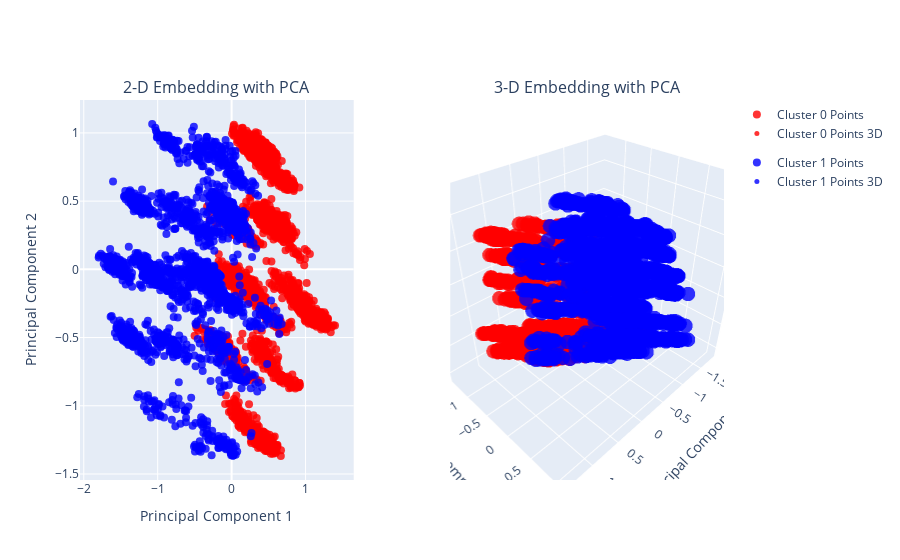
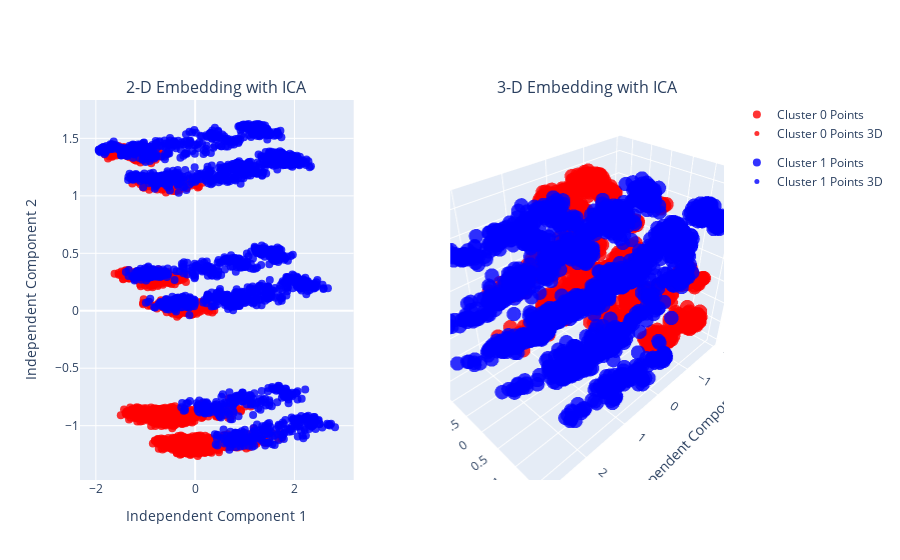
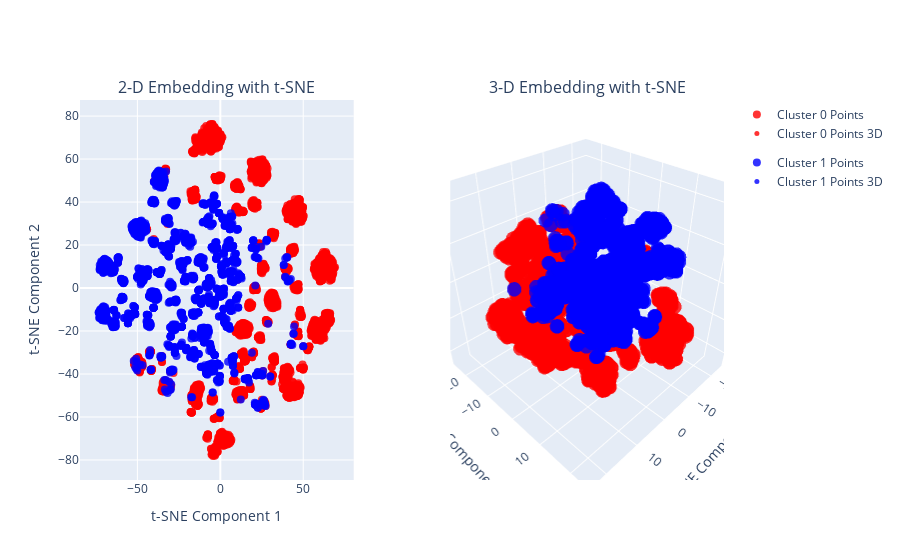

The notebook cell saved with these charts, in order:
### Code cell
# Perform k-means clustering
kmeans = KMedoids(n_clusters=2, random_state=42)
kmeans.fit(custom_dist)
kmeans_clusters2 = kmeans.predict(custom_dist)


# Perform k-means clustering
kmeans = KMedoids(n_clusters=3, random_state=42)
kmeans.fit(custom_dist)
kmeans_clusters3 = kmeans.predict(custom_dist)

# Perform k-means clustering
kmeans = KMedoids(n_clusters=4, random_state=42)
kmeans.fit(custom_dist)
kmeans_clusters4 = kmeans.predict(custom_dist)

# Choose the optimal number of clusters
cluster_results = {}
cluster_results[2] = kmeans_clusters2
cluster_results[3] = kmeans_clusters3
cluster_results[4] = kmeans_clusters4
final_k = get_optimal_k_voting(X, cluster_results, custom_dist)

# Visualize the clustering results
#visualize_cluster(X, cluster_results[final_k])

### Figure 1 — Plotly figure (JSON) as saved in the notebook; plotly's stock layout.template omitted (floating-point values rounded to 4 significant figures; data arrays with more than 128 entries replaced by an {"elided": "..."} marker saying what was removed)
{"data": [{"legendgroup": "group0", "marker": {"color": "red", "opacity": 0.8, "size": 8}, "mode": "markers", "name": "Cluster 0 Points", "showlegend": true, "type": "scatter", "x": {"elided": "2801 float values"}, "xaxis": "x", "y": {"elided": "2801 float values"}, "yaxis": "y"}, {"legendgroup": "group0", "marker": {"color": "red", "opacity": 0.8, "size": 5}, "mode": "markers", "name": "Cluster 0 Points 3D", "showlegend": true, "type": "scatter3d", "x": {"elided": "2801 float values"}, "y": {"elided": "2801 float values"}, "z": {"elided": "2801 float values"}}, {"legendgroup": "group1", "marker": {"color": "blue", "opacity": 0.8, "size": 8}, "mode": "markers", "name": "Cluster 1 Points", "showlegend": true, "type": "scatter", "x": {"elided": "2199 float values"}, "xaxis": "x", "y": {"elided": "2199 float values"}, "yaxis": "y"}, {"legendgroup": "group1", "marker": {"color": "blue", "opacity": 0.8, "size": 5}, "mode": "markers", "name": "Cluster 1 Points 3D", "showlegend": true, "type": "scatter3d", "x": {"elided": "2199 float values"}, "y": {"elided": "2199 float values"}, "z": {"elided": "2199 float values"}}], "layout": {"annotations": [{"font": {"size": 16}, "showarrow": false, "text": "2-D Embedding with PCA", "x": 0.2125, "xanchor": "center", "xref": "paper", "y": 1, "yanchor": "bottom", "yref": "paper"}, {"font": {"size": 16}, "showarrow": false, "text": "3-D Embedding with PCA", "x": 0.7875, "xanchor": "center", "xref": "paper", "y": 1, "yanchor": "bottom", "yref": "paper"}], "scene": {"domain": {"x": [0.575, 1], "y": [0, 1]}, "xaxis": {"title": {"text": "Principal Component 1"}}, "yaxis": {"title": {"text": "Principal Component 2"}}, "zaxis": {"title": {"text": "Principal Component 3"}}}, "xaxis": {"anchor": "y", "domain": [0, 0.425], "title": {"text": "Principal Component 1"}}, "yaxis": {"anchor": "x", "domain": [0, 1], "title": {"text": "Principal Component 2"}}}}

### Figure 2 — Plotly figure (JSON) as saved in the notebook; plotly's stock layout.template omitted (floating-point values rounded to 4 significant figures; data arrays with more than 128 entries replaced by an {"elided": "..."} marker saying what was removed)
{"data": [{"legendgroup": "group0", "marker": {"color": "red", "opacity": 0.8, "size": 8}, "mode": "markers", "name": "Cluster 0 Points", "showlegend": true, "type": "scatter", "x": {"elided": "2801 float values"}, "xaxis": "x", "y": {"elided": "2801 float values"}, "yaxis": "y"}, {"legendgroup": "group0", "marker": {"color": "red", "opacity": 0.8, "size": 5}, "mode": "markers", "name": "Cluster 0 Points 3D", "showlegend": true, "type": "scatter3d", "x": {"elided": "2801 float values"}, "y": {"elided": "2801 float values"}, "z": {"elided": "2801 float values"}}, {"legendgroup": "group1", "marker": {"color": "blue", "opacity": 0.8, "size": 8}, "mode": "markers", "name": "Cluster 1 Points", "showlegend": true, "type": "scatter", "x": {"elided": "2199 float values"}, "xaxis": "x", "y": {"elided": "2199 float values"}, "yaxis": "y"}, {"legendgroup": "group1", "marker": {"color": "blue", "opacity": 0.8, "size": 5}, "mode": "markers", "name": "Cluster 1 Points 3D", "showlegend": true, "type": "scatter3d", "x": {"elided": "2199 float values"}, "y": {"elided": "2199 float values"}, "z": {"elided": "2199 float values"}}], "layout": {"annotations": [{"font": {"size": 16}, "showarrow": false, "text": "2-D Embedding with ICA", "x": 0.2125, "xanchor": "center", "xref": "paper", "y": 1, "yanchor": "bottom", "yref": "paper"}, {"font": {"size": 16}, "showarrow": false, "text": "3-D Embedding with ICA", "x": 0.7875, "xanchor": "center", "xref": "paper", "y": 1, "yanchor": "bottom", "yref": "paper"}], "scene": {"domain": {"x": [0.575, 1], "y": [0, 1]}, "xaxis": {"title": {"text": "Independent Component 1"}}, "yaxis": {"title": {"text": "Independent Component 2"}}, "zaxis": {"title": {"text": "Independent Component 3"}}}, "xaxis": {"anchor": "y", "domain": [0, 0.425], "title": {"text": "Independent Component 1"}}, "yaxis": {"anchor": "x", "domain": [0, 1], "title": {"text": "Independent Component 2"}}}}

### Figure 3 — Plotly figure (JSON) as saved in the notebook; plotly's stock layout.template omitted (floating-point values rounded to 4 significant figures; data arrays with more than 128 entries replaced by an {"elided": "..."} marker saying what was removed)
{"data": [{"legendgroup": "group0", "marker": {"color": "red", "opacity": 0.8, "size": 8}, "mode": "markers", "name": "Cluster 0 Points", "showlegend": true, "type": "scatter", "x": {"elided": "2801 float values"}, "xaxis": "x", "y": {"elided": "2801 float values"}, "yaxis": "y"}, {"legendgroup": "group0", "marker": {"color": "red", "opacity": 0.8, "size": 5}, "mode": "markers", "name": "Cluster 0 Points 3D", "showlegend": true, "type": "scatter3d", "x": {"elided": "2801 float values"}, "y": {"elided": "2801 float values"}, "z": {"elided": "2801 float values"}}, {"legendgroup": "group1", "marker": {"color": "blue", "opacity": 0.8, "size": 8}, "mode": "markers", "name": "Cluster 1 Points", "showlegend": true, "type": "scatter", "x": {"elided": "2199 float values"}, "xaxis": "x", "y": {"elided": "2199 float values"}, "yaxis": "y"}, {"legendgroup": "group1", "marker": {"color": "blue", "opacity": 0.8, "size": 5}, "mode": "markers", "name": "Cluster 1 Points 3D", "showlegend": true, "type": "scatter3d", "x": {"elided": "2199 float values"}, "y": {"elided": "2199 float values"}, "z": {"elided": "2199 float values"}}], "layout": {"annotations": [{"font": {"size": 16}, "showarrow": false, "text": "2-D Embedding with t-SNE", "x": 0.2125, "xanchor": "center", "xref": "paper", "y": 1, "yanchor": "bottom", "yref": "paper"}, {"font": {"size": 16}, "showarrow": false, "text": "3-D Embedding with t-SNE", "x": 0.7875, "xanchor": "center", "xref": "paper", "y": 1, "yanchor": "bottom", "yref": "paper"}], "scene": {"domain": {"x": [0.575, 1], "y": [0, 1]}, "xaxis": {"title": {"text": "t-SNE Component 1"}}, "yaxis": {"title": {"text": "t-SNE Component 2"}}, "zaxis": {"title": {"text": "t-SNE Component 3"}}}, "xaxis": {"anchor": "y", "domain": [0, 0.425], "title": {"text": "t-SNE Component 1"}}, "yaxis": {"anchor": "x", "domain": [0, 1], "title": {"text": "t-SNE Component 2"}}}}
